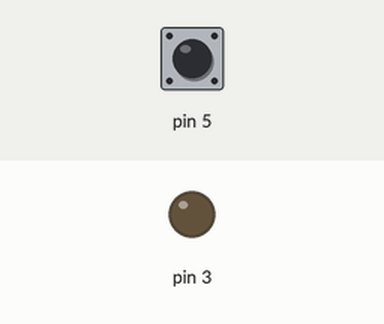
Simulated run of this sketch. Board: Arduino Uno, built with avr-gcc and run on an emulated ATmega328P. Shown: output pins drawn as LEDs (lit = HIGH). The inputs (shaded band) are chosen by the test bench; at power-on: pin 5 HIGH.

Above: at 1.2 s.
1.3 s: pin 5 pulled LOW for 3.2 s
At 5.1 s:
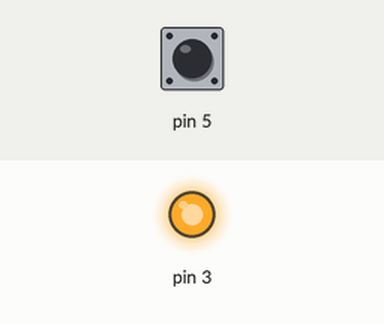
6.0 s: pin 5 pulled LOW for 0.15 s
At 6.4 s:
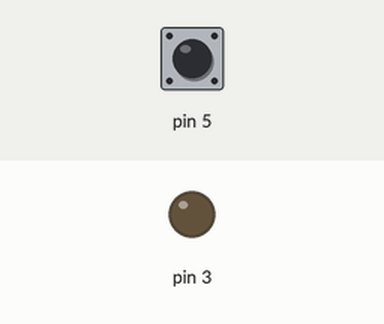
Timing chart, 0 to 9.0 s (numbered marks = the images above; inputs shaded):
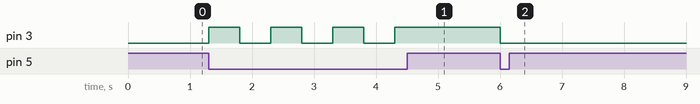

The sketch:

switch_toggle.ino
```cpp
int switch_status;

void setup() {
  // put your setup code here, to run once:
  pinMode(3,OUTPUT);
  pinMode(5,INPUT_PULLUP);
}

void loop() {
  // put your main code here, to run repeatedly:

  int value = digitalRead(5);

  if( value==0) { //check switch pushed

    if(switch_status==0){ //check switch_status
      digitalWrite(3,HIGH);
      switch_status=1;
      delay(500);
    }else{
      digitalWrite(3,LOW);
      switch_status=0;
      delay(500);

    }

  } //check switch pushed


}
```

Measured:
- after the input at 1.3 s, pin 3: alternates HIGH for 0.50 s and LOW for 0.50 s, 7 changes in all, then stays HIGH, starting at once
- after the input at 6.0 s, pin 3: HIGH → LOW at once
